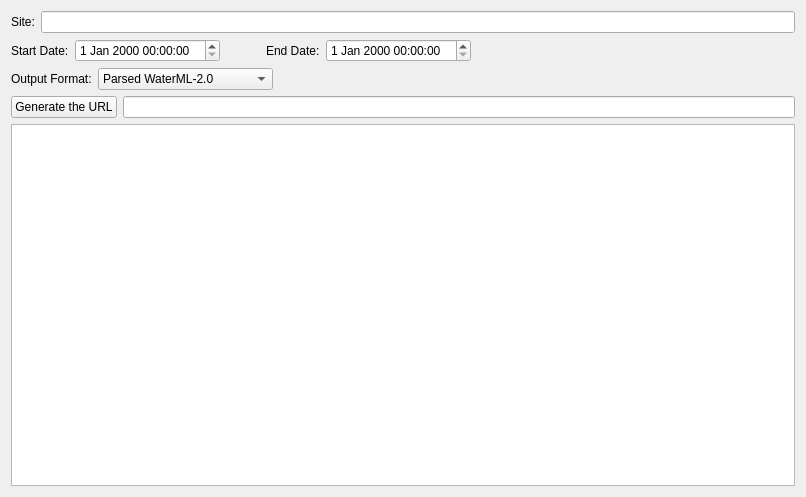
<?xml version="1.0" encoding="UTF-8"?>
<ui version="4.0">
 <class>RESTDialog</class>
 <widget class="QWidget" name="RESTDialog">
  <property name="geometry">
   <rect>
    <x>0</x>
    <y>0</y>
    <width>806</width>
    <height>497</height>
   </rect>
  </property>
  <property name="windowTitle">
   <string>RESTDialog</string>
  </property>
  <layout class="QVBoxLayout" name="verticalLayout">
   <item>
    <layout class="QHBoxLayout" name="horizontalLayout">
     <item>
      <widget class="QLabel" name="siteLabel">
       <property name="text">
        <string>Site:</string>
       </property>
      </widget>
     </item>
     <item>
      <widget class="QLineEdit" name="siteLineEdit"/>
     </item>
    </layout>
   </item>
   <item>
    <layout class="QHBoxLayout" name="horizontalLayout_3">
     <item>
      <widget class="QLabel" name="label">
       <property name="text">
        <string>Start Date:</string>
       </property>
      </widget>
     </item>
     <item>
      <widget class="QDateTimeEdit" name="startDateTimeEdit"/>
     </item>
     <item>
      <spacer name="horizontalSpacer_3">
       <property name="orientation">
        <enum>Qt::Horizontal</enum>
       </property>
       <property name="sizeType">
        <enum>QSizePolicy::Fixed</enum>
       </property>
       <property name="sizeHint" stdset="0">
        <size>
         <width>40</width>
         <height>20</height>
        </size>
       </property>
      </spacer>
     </item>
     <item>
      <widget class="QLabel" name="label_2">
       <property name="text">
        <string>End Date:</string>
       </property>
      </widget>
     </item>
     <item>
      <widget class="QDateTimeEdit" name="endDateTimeEdit"/>
     </item>
     <item>
      <spacer name="horizontalSpacer_2">
       <property name="orientation">
        <enum>Qt::Horizontal</enum>
       </property>
       <property name="sizeHint" stdset="0">
        <size>
         <width>40</width>
         <height>20</height>
        </size>
       </property>
      </spacer>
     </item>
    </layout>
   </item>
   <item>
    <layout class="QHBoxLayout" name="horizontalLayout_2">
     <item>
      <widget class="QLabel" name="formatLabel">
       <property name="text">
        <string>Output Format:</string>
       </property>
      </widget>
     </item>
     <item>
      <widget class="QComboBox" name="formatComboBox">
       <item>
        <property name="text">
         <string>Parsed WaterML-2.0</string>
        </property>
       </item>
       <item>
        <property name="text">
         <string>WaterML-2.0</string>
        </property>
       </item>
       <item>
        <property name="text">
         <string>USGS RDB (tab-delimited)</string>
        </property>
       </item>
       <item>
        <property name="text">
         <string>JSON</string>
        </property>
       </item>
      </widget>
     </item>
     <item>
      <spacer name="horizontalSpacer">
       <property name="orientation">
        <enum>Qt::Horizontal</enum>
       </property>
       <property name="sizeHint" stdset="0">
        <size>
         <width>40</width>
         <height>20</height>
        </size>
       </property>
      </spacer>
     </item>
    </layout>
   </item>
   <item>
    <layout class="QHBoxLayout" name="horizontalLayout_4">
     <item>
      <widget class="QPushButton" name="genURLButton">
       <property name="text">
        <string>Generate the URL</string>
       </property>
      </widget>
     </item>
     <item>
      <widget class="QLineEdit" name="urlEdit">
       <property name="enabled">
        <bool>true</bool>
       </property>
       <property name="readOnly">
        <bool>true</bool>
       </property>
      </widget>
     </item>
    </layout>
   </item>
   <item>
    <widget class="QPlainTextEdit" name="outputPlainTextEdit">
     <property name="font">
      <font>
       <family>Courier New</family>
      </font>
     </property>
    </widget>
   </item>
  </layout>
 </widget>
 <layoutdefault spacing="6" margin="11"/>
 <resources/>
 <connections/>
</ui>
